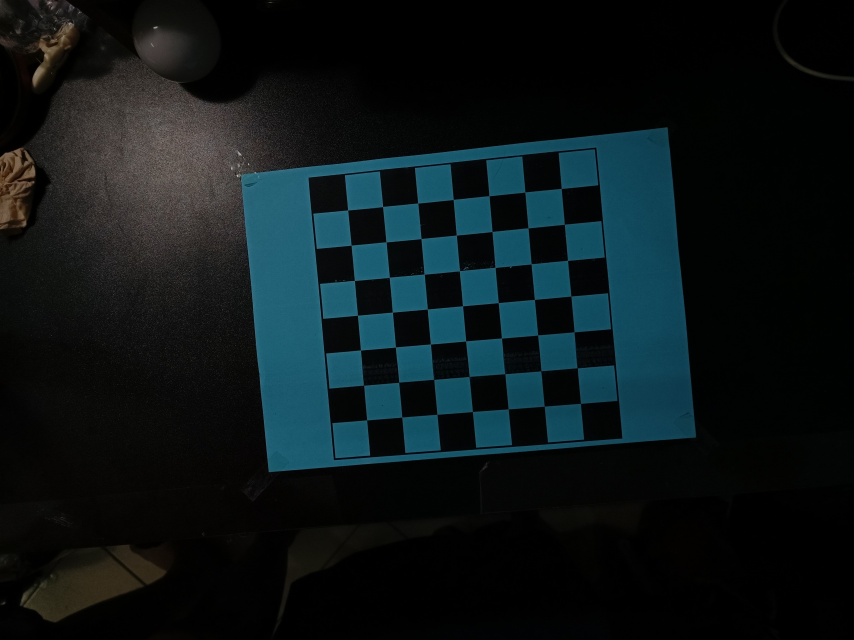
#> input picture photo/calib/1.jpg, 2560 x 1920 px (shown at 1/3 size); its folder holds only this picture in this run
$ python main.py
#> lines starting #> are read from the running program, lines starting #| are printed output that depends on the picture; after the words box and inside, x2 and y2 are one past the last pixel; in counts of white or black regions, pixels touching at a corner belong together
### calibrateCamera.py
import cv2
import numpy as np
import os
import glob

def calibrateCamera(path, CHECKERBOARD, SQUARE_SIZE_MM):
    # CHECKERBOARD = (7, 7)
#> called with path = 'photo/calib/*.jpg', CHECKERBOARD = (7, 7), SQUARE_SIZE_MM = 25
    h = 2560
    w = 1920
    # SQUARE_SIZE_MM = 25
    criteria = (cv2.TERM_CRITERIA_EPS + cv2.TERM_CRITERIA_MAX_ITER, 30, 0.001)

    objpoints = []
    imgpoints = []

    objp = np.zeros((1, CHECKERBOARD[0] * CHECKERBOARD[1], 3), np.float32)
    objp[0, :, :2] = np.mgrid[0:CHECKERBOARD[0], 0:CHECKERBOARD[1]].T.reshape(-1, 2)
    objp = objp * SQUARE_SIZE_MM

    prev_img_shape = None

    images = glob.glob(path)
    for fname in images:
        img = cv2.imread(fname)
#> img is the input picture: shape (1920, 2560, 3); mean B, G, R 24.6, 22.5, 12.7
        img = cv2.GaussianBlur(img,(7,7),0)
        lwr = np.array([90, 80, 70])
        upr = np.array([120, 300, 200])
        hsv = cv2.cvtColor(img, cv2.COLOR_BGR2HSV)
#> hsv: shape (1920, 2560, 3); mean H, S, V 44.6, 97, 26.3
        msk = cv2.inRange(hsv, lwr, upr)
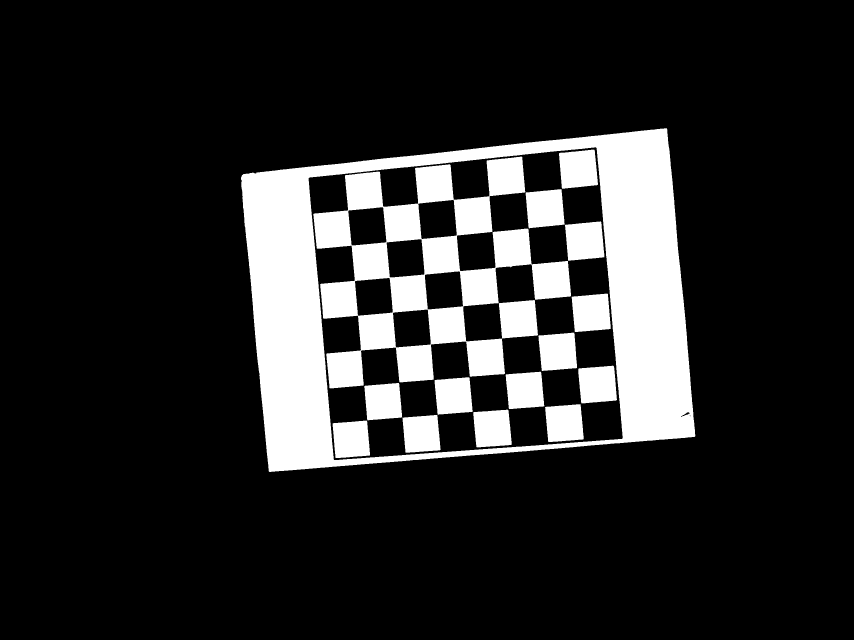
#> msk: shape (1920, 2560) (shown at 1/3 size); 16% white; 15 white regions, largest, box (x1, y1, x2, y2) and area: (723, 385, 2086, 1416) 425526, (940, 470, 1713, 1165) 215192, (1695, 664, 1813, 782) 11821
        krn = cv2.getStructuringElement(cv2.MORPH_RECT, (50, 30))
        dlt = cv2.dilate(msk, krn, iterations=5)
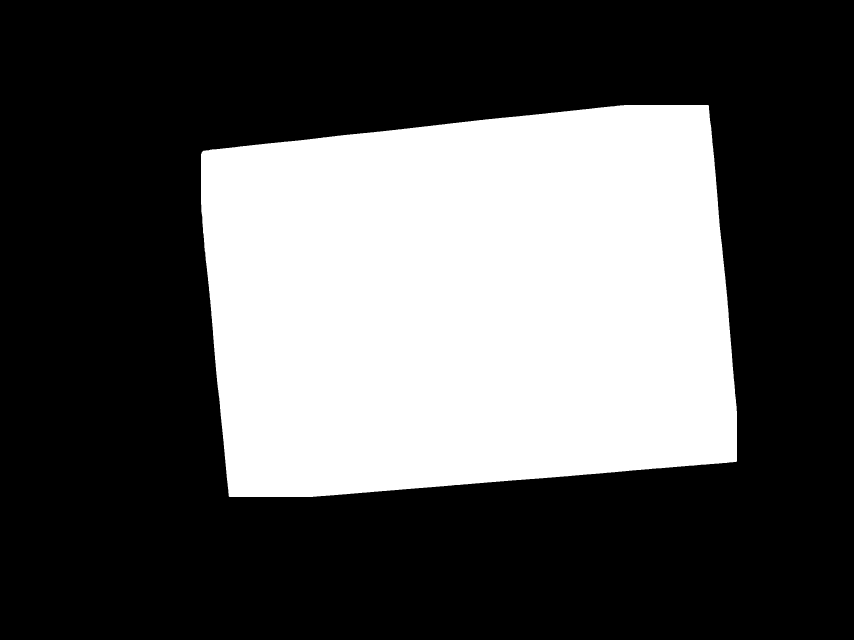
#> dlt: shape (1920, 2560) (shown at 1/3 size); 33.8% white; 1 white region, box (x1, y1, x2, y2) and area: (603, 315, 2211, 1491) 1662864
        res = 255 - cv2.bitwise_and(dlt, msk)
        res = np.uint8(res)
        ret, corners = cv2.findChessboardCorners(res, (7, 7),
                                            flags=cv2.CALIB_CB_ADAPTIVE_THRESH +
                                                cv2.CALIB_CB_FAST_CHECK +
                                                cv2.CALIB_CB_NORMALIZE_IMAGE)
#> ret = True; corners = 49 rows, first 8: [1684.4, 567.5], [1694.4, 674.1], [1703.5, 782], [1713.5, 889], [1724.4, 995.3], [1732.5, 1104.5], [1742.5, 1211], [1576.3, 576.9]

        if ret:
            objpoints.append(objp)
            # Refining pixel coordinates for given 2D points.
            corners2 = cv2.cornerSubPix(res, corners, (11, 11), (-1, -1), criteria)
#> corners2 = 49 rows, first 8: [1684.7, 566.6], [1693.9, 673.7], [1703.3, 782.2], [1713.5, 889.4], [1723.2, 996.5], [1732.5, 1104.5], [1742.3, 1211.1], [1575.6, 576.7]
            imgpoints.append(corners2)
            img = cv2.drawChessboardCorners(img, CHECKERBOARD, corners2, ret)
            # print(img.shape[:2])

    ret, mtx, dist, rvecs, tvecs = cv2.calibrateCamera(objpoints, imgpoints, (w, h), None, None)
#> ret = 0.522; mtx = [[8361.4, 0, 1010.3], [0, 8101.5, 1029.4], [0, 0, 1]]; dist = [[2.97, -81.64, 0.00165, -0.0633, -2633]]; rvecs = ([0.209, 0.197, 1.47],); tvecs = ([152.3, -107.2, 1890.7],)

    return ret, mtx, dist, rvecs, tvecs

### main.py
import cv2
import numpy as np
import os
import glob
from calibrateCamera import calibrateCamera
from estimate2Dpose import *
CHECKERBOARD = (7, 7)
h = 2560
w = 1920
SQUARE_SIZE_MM = 25
k = 0.2316

path = "photo/calib/*.jpg"
ret, mtx, dist, rvecs, tvecs = calibrateCamera(path,CHECKERBOARD,SQUARE_SIZE_MM)
#> ret = 0.522; dist = [[2.97, -81.64, 0.00165, -0.0633, -2633]]; rvecs = ([0.209, 0.197, 1.47],); tvecs = ([152.3, -107.2, 1890.7],)

# Y = [2.5,5,2.5,10,10,12.5,2.5,5,7.5,5,7.5,2.5,10,7.5,10,5,12.5,5,5,7.5,10,2.5,12.5]
Y = [2.5 , 5 , 2.5 , 10 , 10 , 12.5 , 2.5 , 5 , 7.5 , 5 , 7.5 , 2.5 , 10 , 7.5 , 10 , 5 , 12.5 , 2.5 , 12.5 , 5 , 5 , 7.5 , 10 , 2.5 , 12.5]
X = [10  , 5  , 12.5  , 12.5  , 5  , 5  , 10  , 2.5  , 7.5  , 7.5  , 7.5  , 12.5  , 12.5  , 12.5  , 12.5  , 12.5  , 12.5  , 12.5  , 12.5  , 12.5  , 7.5  , 7.5  , 12.5  , 12.5  , 5]
errorX = []
errorY = []
count = 0
path_test = "photo/test/test_1/*.jpg"
images_test = glob.glob(path_test)
for image_test in images_test:
    image = cv2.imread(image_test)
    image,CX,CY = estimate2Dpose(image, k, mtx, dist, rvecs[0], tvecs[0], 150)
    errorX.append(abs(CX - X[count]))
    errorY.append(abs(CY - Y[count]))
    count = count + 1

avr_error_x = 0
avr_error_y = 0
for eX in errorX:
    avr_error_x = avr_error_x + eX
avr_error_x = round(avr_error_x/25, 4)
for eY in errorY:
    avr_error_y = avr_error_y + eY
avr_error_y = round(avr_error_y/25,4)
print("Sai so theo truc X")
print(avr_error_x)
print("Sai so theo truc Y")
print(avr_error_y)
